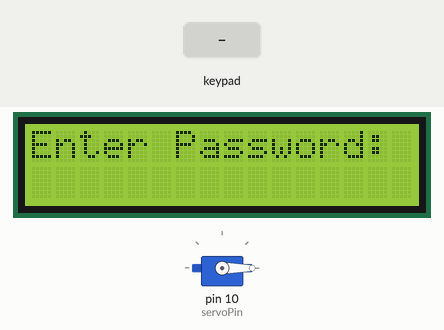
This sketch was run on a simulated Arduino Uno, built with avr-gcc and run on an emulated ATmega328P. Parts: servo, 16×2 character LCD. The inputs (shaded band) are chosen by the test bench.

Above: at 1.2 s.
1.3 s: keypad keys 1 2 3 4 # pressed 0.4 s apart
At 3.5 s:
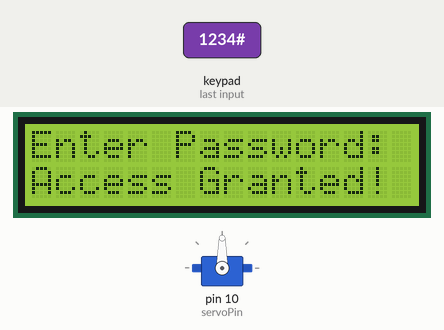
4.8 s: key 'A' pressed
7.8 s: key 'B' pressed
At 9.0 s:
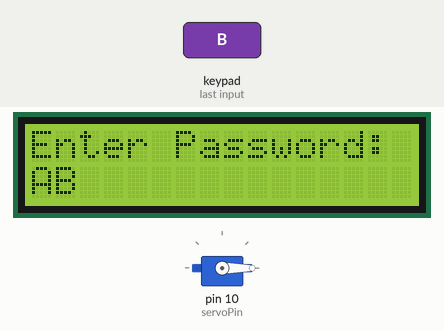
9.6 s: keypad keys 1 2 3 4 * pressed 0.4 s apart
At 11.7 s:
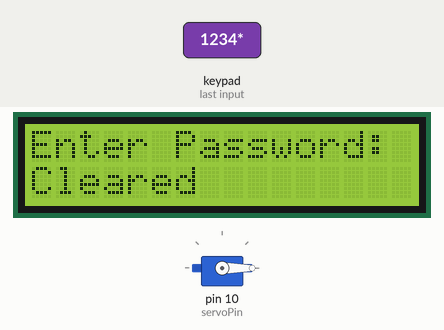
13.7 s: key 'C' pressed
At 14.7 s:
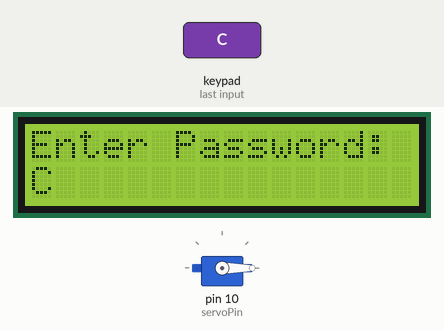
15.2 s: keypad keys 1 2 3 4 A pressed 0.4 s apart
At 17.2 s:
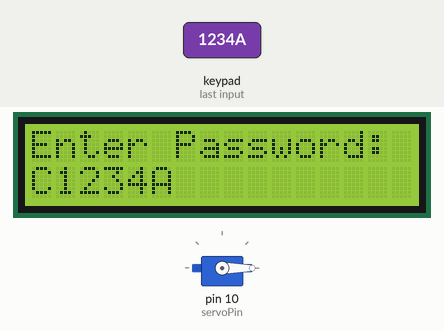
Timing chart, 0 to 18.7 s (numbered marks = the images above; inputs shaded):
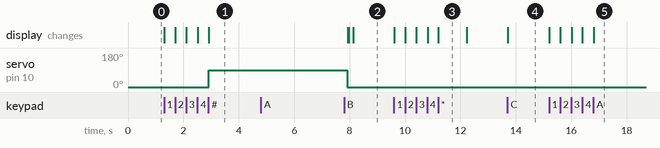

Measured:
- after the input at 1.3 s, servo on pin 10 (servoPin): 0° → 90° after 1.6 s; the display: first changes at once (image 1 shows a later state)
- after the input at 4.8 s, every drawn part: stays the same
- after the input at 7.8 s, the display: first differs from a run without the input after 0.33 s (image 2)
- after the input at 9.6 s, the display: first changes at once (image 3 shows a later state)
- after the input at 13.7 s, the display: changes at once (image 4)
- after the input at 15.2 s, the display: first changes at once (image 5 shows a later state)
- what the display in image 3 shows lasts 1.0 s, from 11.2 s to 12.2 s

The sketch:

automatic_door_lock_system1.ino
```cpp
#include <Keypad.h>
#include <Servo.h>
#include <Wire.h>
#include <LiquidCrystal_I2C.h>  // If using I2C LCD

// Define the password
String password = "1234";
String inputPassword = "";

// Set up the servo
Servo myServo;
int servoPin = 10;

// Set up the LCD (if using I2C)
LiquidCrystal_I2C lcd(0x27, 16, 2);  // I2C address 0x27 for a 16x2 display

// Set up the keypad
const byte ROWS = 4;  // Four rows
const byte COLS = 4;  // Four columns
char keys[ROWS][COLS] = {
  {'1','2','3','A'},
  {'4','5','6','B'},
  {'7','8','9','C'},
  {'*','0','#','D'}
};
byte rowPins[ROWS] = {9, 8, 7, 6};   // Connect to the row pinouts of the keypad
byte colPins[COLS] = {5, 4, 3, 2};   // Connect to the column pinouts of the keypad

Keypad keypad = Keypad(makeKeymap(keys), rowPins, colPins, ROWS, COLS);

void setup() {
  myServo.attach(servoPin);
  myServo.write(0);  // Lock position

  // Initialize the LCD (if using)
  lcd.init();
  lcd.backlight();
  lcd.setCursor(0, 0);
  lcd.print("Enter Password:");
}

void loop() {
  char key = keypad.getKey();

  if (key) {
    if (key == '#') {
      if (inputPassword == password) {
        unlockDoor();
      } else {
        lcd.setCursor(0, 1);
        lcd.print("Wrong! Try again");
        delay(2000);
        lcd.clear();
        lcd.setCursor(0, 0);
        lcd.print("Enter Password:");
      }
      inputPassword = "";  // Clear input
    } else if (key == '*') {
      inputPassword = "";  // Clear input
      lcd.setCursor(0, 1);
      lcd.print("Cleared");
      delay(1000);
      lcd.setCursor(0, 1);
      lcd.print("                ");  // Clear line
    } else {
      inputPassword += key;
      lcd.setCursor(0, 1);
      lcd.print(inputPassword);
    }
  }
}

void unlockDoor() {
  lcd.setCursor(0, 1);
  lcd.print("Access Granted!");
  myServo.write(90);  // Unlock position
  delay(5000);        // Keep the door unlocked for 5 seconds
  myServo.write(0);   // Lock again
  lcd.clear();
  lcd.setCursor(0, 0);
  lcd.print("Enter Password:");
}
```
